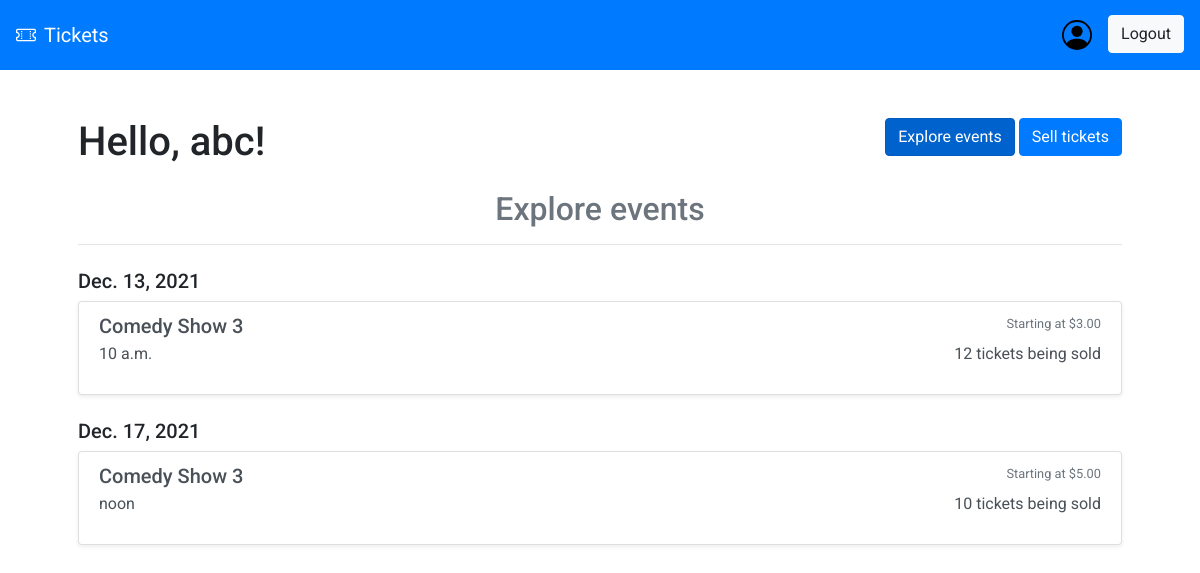
The app's page / (signed in), older data.
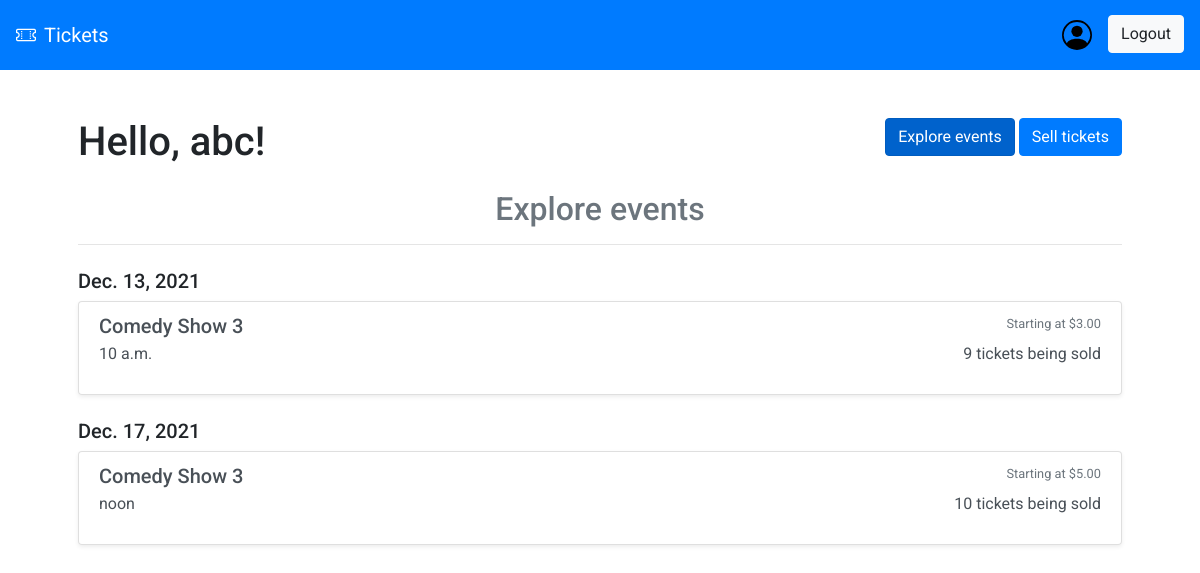
The same page, newer data.
### main/models.py (models this page shows, shortened)
class Event(models.Model):
    name = models.CharField(max_length=100)
    description = models.TextField(max_length=300, blank=True)
    location = models.CharField(max_length=100, blank=True)
    date = models.DateTimeField()
    num_tickets = models.IntegerField(default=0)
    lowest_ticket_price = models.FloatField(default=-1)

### main/views.py (the view)
def main_view(request):
    if not request.user.is_authenticated:
        return render(request, "splash.html")
    events = Event.objects.all().order_by("date")
    for event in events:
        if event.num_tickets <= 0:
            event.delete()
    events = Event.objects.all().order_by("date")
    return render(request, "main.html", {"events": events})

### main/templates/main.html (shortened to what this page needs)
{% extends 'base.html' %}
{% load static %}
{% block navbar %}
<ul class="nav navbar-nav ml-auto">
  <a class="navbar-brand" href="/profile">
    <img src="{% static 'css/person-circle.svg' %}" width="30" height="30" class="d-inline-block align-top" alt="">
  </a>
  <a href="/logout"><button class="btn btn-light">Logout</button></a>
</ul>
{% endblock %}
{% block body %}
<div class="intro-container">
  <h1>Hello, {{user.first_name}}!</h1>
  <div class="actions-container">
    <form action="">
      <input type="submit" class="btn btn-primary active" aria-current="page" value="Explore events" />
    </form>
    <form action="/sell">
      <input type="submit" class="btn btn-primary" value="Sell tickets" />
    </form>
  </div>
</div>
{% regroup events by date.date as dates_list %}
<div class="events-container">
  <h2 class="text-center text-muted">Explore events</h2>
  <hr class="mb-4">
  {% for date in dates_list %}
  <div class="list-group mb-4">
    <h5>{{ date.grouper }}</h5>
    <div class="shadow-sm bg-white rounded">
      {% for event in date.list %}
      <a href="/event?id={{event.id}}" class="list-group-item list-group-item-action">
        <div class="d-flex w-100 justify-content-between">
          <h5 class="mb-1">{{ event.name }}</h5>
          <small class="text-muted">Starting at ${{event.lowest_ticket_price|floatformat:2}}</small>
        </div>
        <div class="d-flex w-100 justify-content-between">
          <p class="mb-1">{{ event.date.time }}</p>
          <p>{{ event.num_tickets }} tickets being sold</p>
        </div>
      </a>
      {% endfor %}
    </div>
  </div>
  {% endfor %}
</div>
{% endblock %}

Row changes from the older to the newer data that the page shows:
changed Event (number 1 of 2 on the later page): num_tickets "12" → "9"
